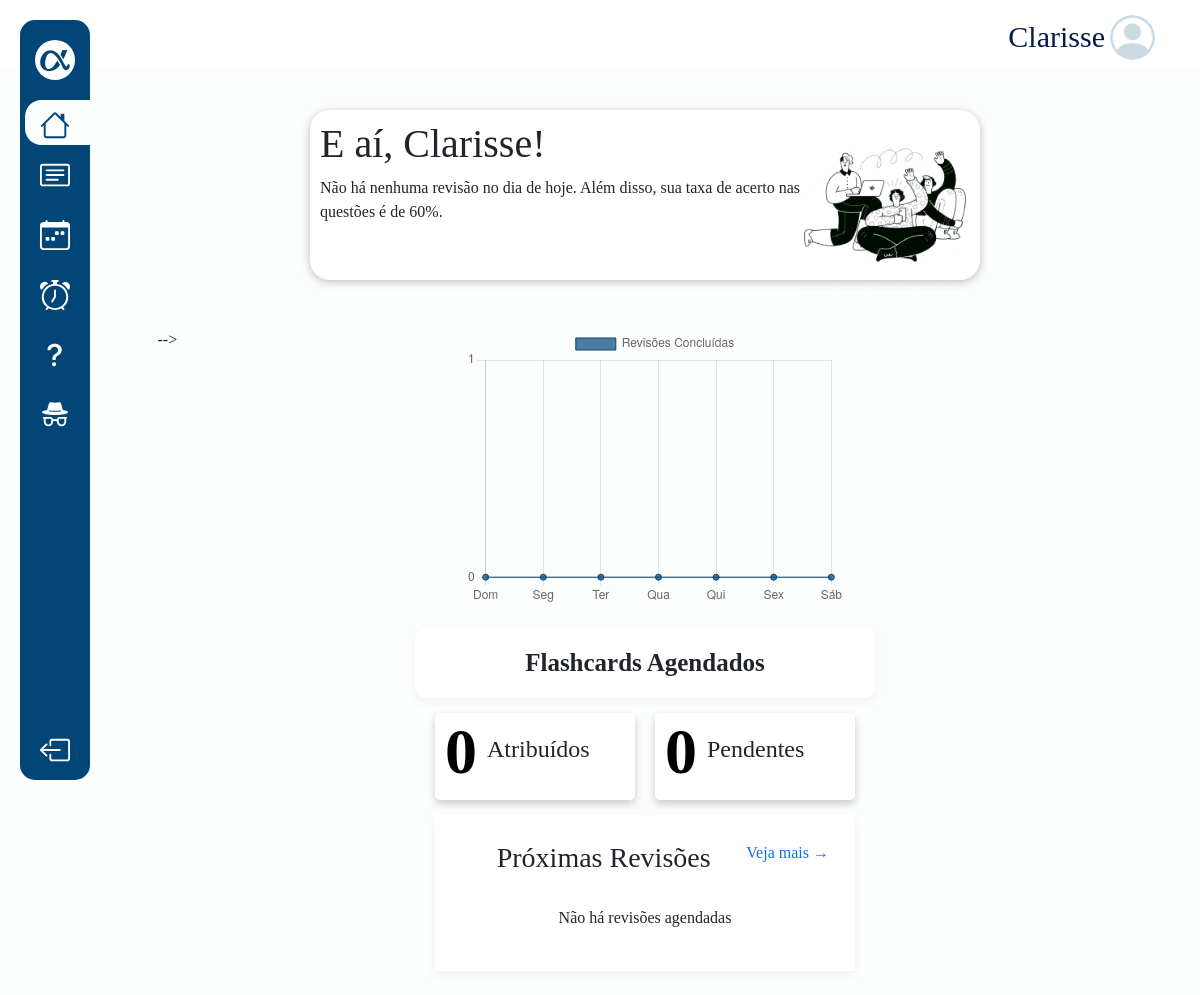
/dashboard (signed in), run on an earlier commit of the app's database.
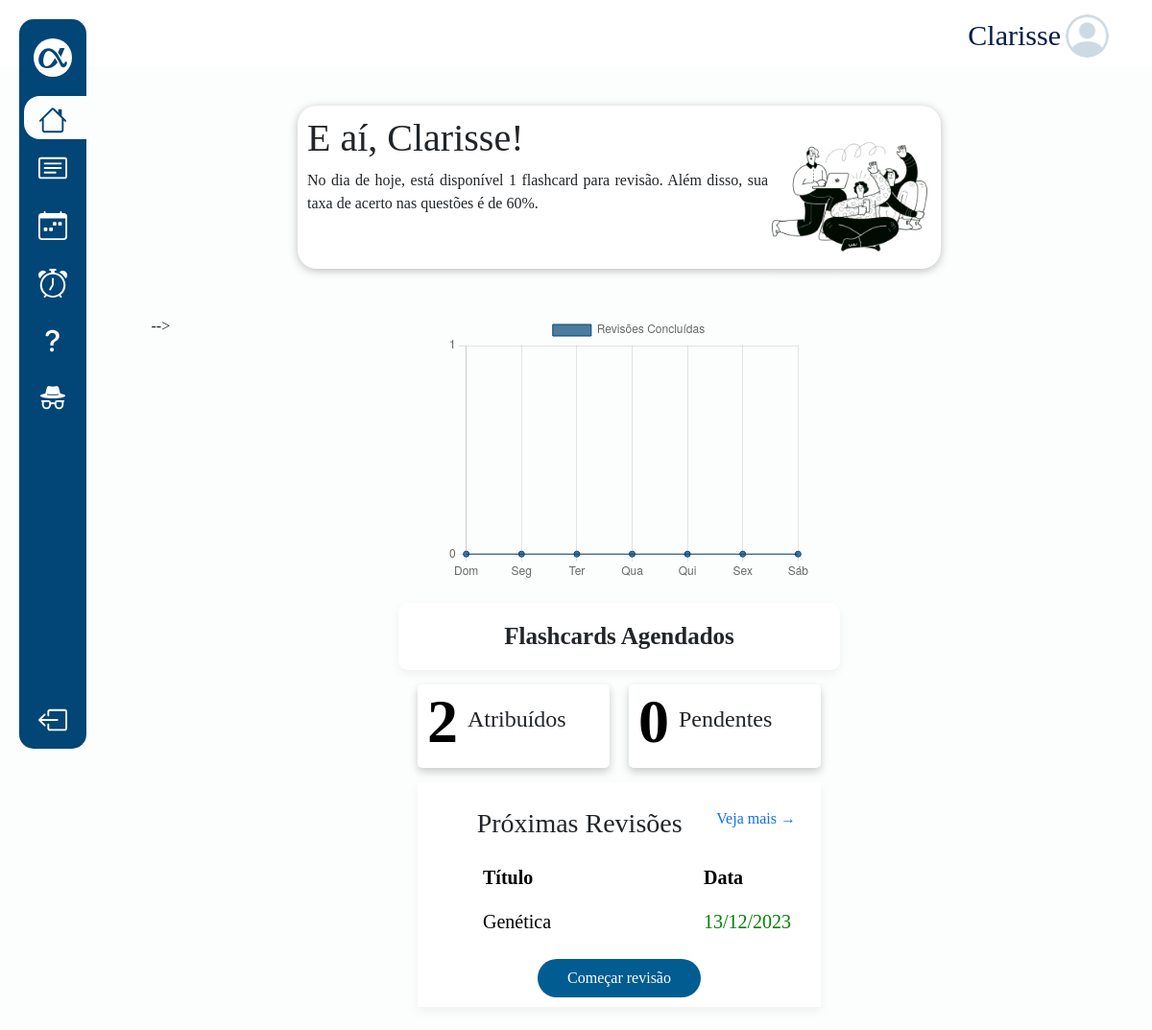
And on a later commit of the database.
### revisao/models.py (models this page shows)
class Revisao(models.Model):
    user = models.ForeignKey(User, on_delete=models.CASCADE)
    flashcard = models.ForeignKey(Flashcard, on_delete=models.CASCADE)
    data_agendada = models.DateField()
    concluida = models.BooleanField(default=False)

class Flashcard(models.Model):
    user = models.ForeignKey(User, on_delete=models.CASCADE)
    titulo = models.CharField(max_length=150)
    content = QuillField()
    data = models.DateField(default=timezone.now)

### core/views/home.py (the view)
# urls.py: path('dashboard', dashboard, name='dashboard'),
@login_required
def dashboard(request):
    user = request.user
    created = Profile.objects.get_or_create(user=user)
    todas_revisoes = Revisao.objects.filter(user=user, concluida=False, data_agendada__gte=date.today()).order_by('data_agendada')
    revisoes_do_dia = Revisao.objects.filter(user=user, data_agendada=date.today(), concluida=False)
    revisoes_pendentes = Revisao.objects.filter(user=user, data_agendada__lt=date.today(), concluida=False)
    revisao = Revisao.objects.filter(user=user, concluida=False, data_agendada__lte=date.today()).order_by('data_agendada').first()
    serialized_data = revisoes(user)
    context = {
        'todas_revisoes': todas_revisoes,
        'revisoes_do_dia': revisoes_do_dia,
        'revisoes_pendentes': revisoes_pendentes,
        'serialized_data': serialized_data,
        'revisao':revisao,
        }
    return render(request, "core/pages/dashboard.html", context)

### core/views/home.py (called while the page is built)
def revisoes(user):
    today = datetime.now().date()
    inicio = today - timedelta(days=today.weekday()) + timedelta(days=1)
    fim = inicio + timedelta(days=6)
    data = (
        Revisao.objects
        .filter(user=user, concluida=True, data_agendada__range=[inicio, fim])
        .values('data_agendada')
        .annotate(revisoes=Count('id'))
        .order_by('data_agendada')
    )
    weekdays = ['Dom', 'Seg', 'Ter', 'Qua', 'Qui', 'Sex', 'Sáb']
    revisoes_por_dia = [0] * len(weekdays)
    for item in data:
        data_agendada = item['data_agendada'] + timedelta(days=1)
        dia_da_semana = data_agendada.weekday()
        revisoes_por_dia[dia_da_semana] = item['revisoes']
    data_to_serialize = {
        'weekdays': weekdays,
        'revisoes': revisoes_por_dia
        }
    return json.dumps(data_to_serialize)

### core/templates/core/pages/dashboard.html (shortened to what the changed rows need)
{% extends 'core/partials/base.html' %}
{% load static %}
{% block content %}
<br>
<div class="d-flex mt-3 container  mainc" style="max-width: 100%;">
    <div class="">
        <div class="d-flex msgbv">
            <div>
                <h1>E aí, {{user.username}}!</h1>
                {% if revisoes_do_dia.count > 0 and revisoes_pendentes.count > 0 %}
                    {% if revisoes_do_dia.count == 1 %}
                        {% if revisoes_pendentes.count == 1 %}
                            <p>No dia de hoje, está disponível 1 flashcard para revisão, mas não se esqueça do flashcard atrasado. Eles estão na beira da curva do esquecimento. Além disso, sua taxa de acerto nas questões é de 60%.</p>
                        {% else %}
                            <p>No dia de hoje, está disponível 1 flashcard para revisão, mas não se esqueça dos {{ revisoes_pendentes.count }} flashcards atrasados. Eles estão na beira da curva do esquecimento. Além disso, sua taxa de acerto nas questões é de 60%.</p>
                        {% endif %}
                    {% else %}
                        {% if revisoes_pendentes.count == 1 %}
                            <p>No dia de hoje, estão disponíveis {{ revisoes_do_dia.count }} flashcards para revisão, mas não podemos esquecer do flashcard atrasado. Ele está na beira da curva do esquecimento. Além disso, sua taxa de acerto nas questões é de 60%.</p>
                        {% else %}
                            <p>No dia de hoje, estão disponíveis {{ revisoes_do_dia.count }} flashcards para revisão, mas não podemos esquecer dos {{ revisoes_pendentes.count }} flashcards atrasados. Eles estão na beira da curva do esquecimento. Além disso, sua taxa de acerto nas questões é de 60%.</p>
                        {% endif %}
                    {% endif %}
                {% elif revisoes_do_dia.count > 0 and revisoes_pendentes.count == 0 %}
                    {% if revisoes_do_dia.count == 1 %}
                        <p>No dia de hoje, está disponível 1 flashcard para revisão. Além disso, sua taxa de acerto nas questões é de 60%.</p>
                    {% else %}
                        <p>No dia de hoje, estão disponíveis {{ revisoes_do_dia.count }} flashcards para revisão. Além disso, sua taxa de acerto nas questões é de 60%.</p>
                    {% endif %}
                {% else %}
                    <p>Não há nenhuma revisão no dia de hoje. Além disso, sua taxa de acerto nas questões é de 60%.</p>
                {% endif %}
            </div>
        </div>
                {% include 'revisao/grafico.html' %}
    </div>
    <div class="lado2">
        <div class="fage">
            <h1 class="d-flex justify-content-center">Flashcards Agendados</h1>
        </div>
        <div class="d-flex mainfatri">
            <div class="fatri">
                <h1>{{todas_revisoes.count}}</h1>
                <p>Atribuídos</p>
            </div>
            <div class="fatri">
                <h1>{{revisoes_pendentes.count}}</h1>
            </div>
        </div>
        <div class="tabelare">
            {% if revisao %}
            <table class="table table-borderless">
                <tr class="ftr">
                    <th class="fth">Título</th>
                    <th class="fth">Data</th>
                </tr>
                {% if  revisoes_pendentes.count < 1 %}
                    {% for revisao in revisoes_do_dia|slice:":5" %}
                        <tr class="ftr">
                            <td class="ftd"> <a
                                    href="{% url 'detalhes_flashcard' id=revisao.flashcard.id %}">{{revisao.flashcard.titulo}}</a>
                            </td>
                            <td class="ftd" id="atribuídas">{{ revisao.data_agendada|date:"d/m/Y" }}</td>
                        </tr>
                    {% endfor %}
                {% endif %}
            </table>
            <div class="bcomecarev">
                <a href="{% url 'detalhes_flashcard' id=revisao.flashcard.id %}">Começar revisão</a>
            </div>
            {% else %}
            <div class="nhra">
                <p>Não há revisões agendadas</p>
            </div>
            {% endif %}
        </div>
        <br>
    </div>
    {% endblock %}

What changed in the data, as far as the page shows it:
added Revisao: flashcard.titulo "Genética", data_agendada "13/12/2023"
Also different on the page:
{{ todas_revisoes.count }}: "0" → "2"
text no longer shown: "Não há nenhuma revisão no dia de hoje. Além disso, sua taxa de acerto nas questões é de 60%. Não há revisões agendadas"
text now shown: "No dia de hoje, está disponível 1 flashcard para revisão. Além disso, sua taxa de acerto nas questões é de 60%. Título Data Começar revisão"
